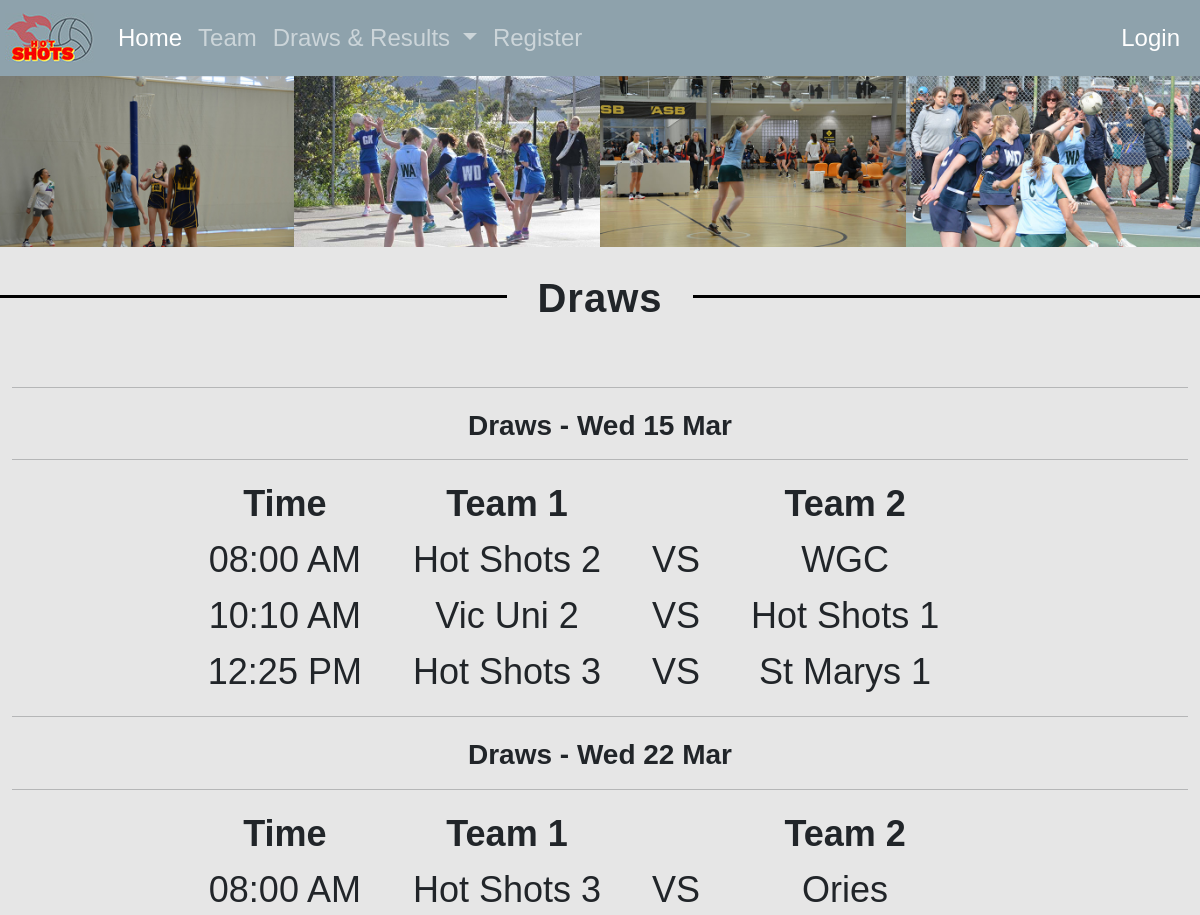
Before: /draws (upper part) with the older database file.
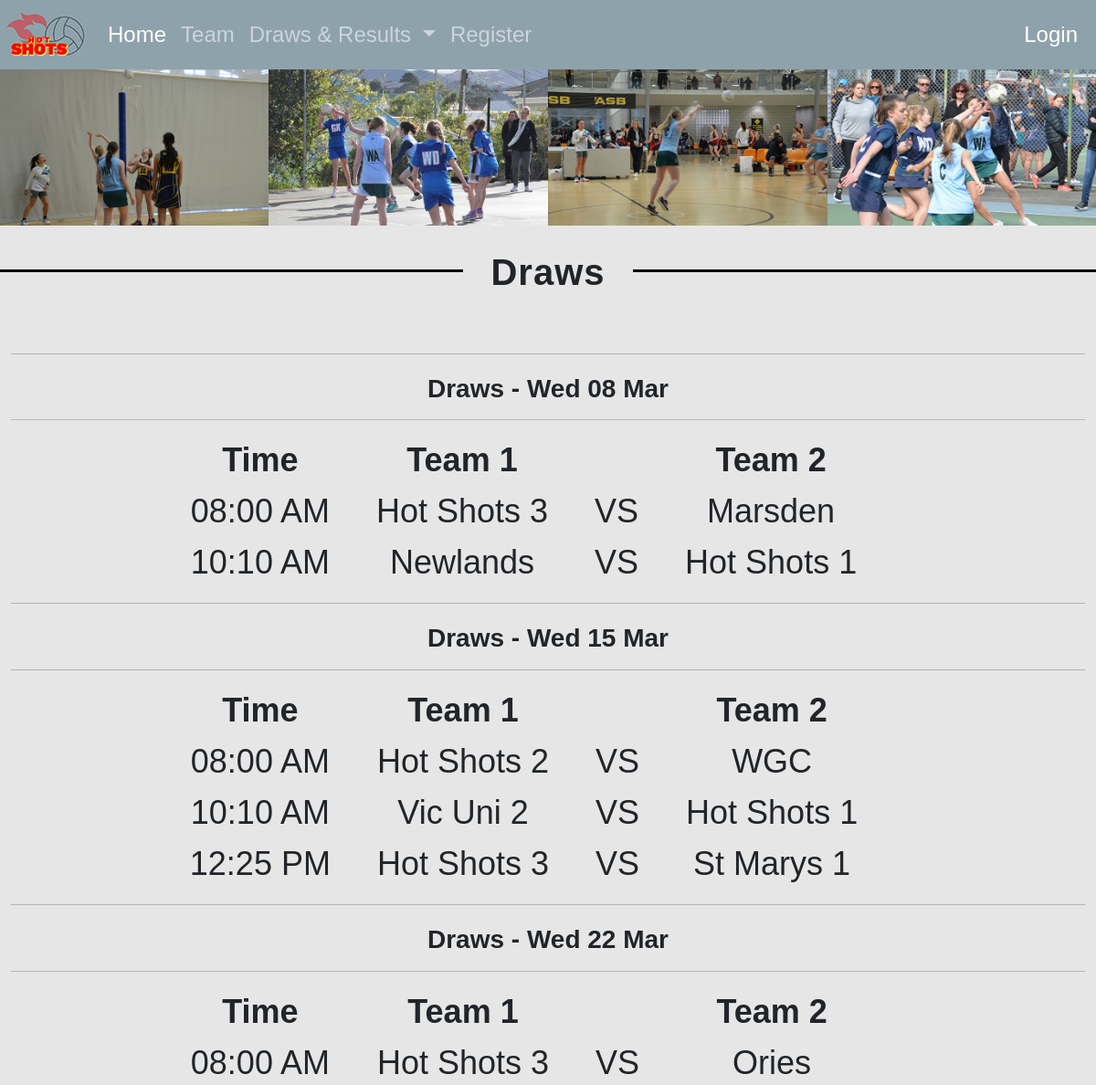
After: the same page with the newer database file.
### tables this page shows
CREATE TABLE game(
     game_id integer primary key autoincrement not null,
     gamedate date not null,
     location text not null,
     team1 text not null ,
     score1 integer,
     team2 text not null,
     score2 integer
);

### server.py (the view)
@app.route('/draws')
def draws():
    sql = """ select game.game_id , game.gamedate, game.team1, game.team2
       from game
       order by game.gamedate ASC
       """
    result = run_search_query_tuples(sql, (), db_path, True)
    print(result)
    return render_template("draws.html", draws=result)

### db_functions.py (called while the page is built)
def run_search_query_tuples(sql_query,values_tuple, file_path, rowfactory=False):
    result = None
    try:
        db = sqlite3.connect(file_path)
        if rowfactory:
            db.row_factory = sqlite3.Row
        cursor = db.cursor()
        cursor.execute(sql_query,values_tuple)
        result = cursor.fetchall()
        cursor.close()
    except sqlite3.Error as error:
        print("Error running search query tuples: {}".format(error))
        return None
    db.close()
    if result is None:
        print("No search values were found")
    return result

### server.py (called while the page is built)
@app.template_filter()
def gameday(sqlite_dt):
    x = datetime.strptime(sqlite_dt, '%Y-%m-%d %H:%M:%S')
    return x.strftime("%a %d %b")

@app.template_filter()
def gametime(sqlite_dt):
    x = datetime.strptime(sqlite_dt, '%Y-%m-%d %H:%M:%S')
    return x.strftime("%I:%M %p")

### templates/draws.html (shortened to what this page needs)
{% extends "layout.html" %}
{% block logo %}
static/images/logo.jpg
{% endblock %}
{% block content %}
<div class = "row">
   <div class = "col-sm-3 draws">
        <img class="img-fluid" src = "static/images/draws1.jpg" alt = "team photo">
    </div>
     <div class = "col-sm-3 draws">
        <img class="img-fluid" src = "static/images/draws2.jpg" alt = "team photo">
    </div>
     <div class = "col-sm-3 draws">
        <img class="img-fluid" src = "static/images/draws4.jpg" alt = "team photo">
    </div>
     <div class = "col-sm-3 draws">
        <img class="img-fluid" src = "static/images/draws3.jpg" alt = "team photo">
    </div>
      </div>
<div class='hr top'>
    <span class='hr-title'>Draws</span>
  </div>
<div class="container">
      {% set ns=namespace(gameda="") %}
{% for row in draws %}
      {% if row['gamedate'] | gameday != ns.gameda %}
            {% if not loop.first %}
            </table>
            {% endif %}
                <hr>
                <h3 class="labels">Draws - {{ row['gamedate'] | gameday}} </h3>
                <hr>
                <table class="draws_table">
                <tr>
                <th class="th" >Time</th>
                <th class="th">Team 1</th>
                <th class="th"></th>
                <th class="th">Team 2</th>
                <th class="th2"></th>
                <th class="th2"></th>
                </tr>
            {% set ns.gameda = row['gamedate'] | gameday %}
      {% endif %}
          <tr>
            <td class="td">{{row['gamedate'] | gametime }}</td>
            <td class="td">{{row['team1']}}</td>
            <td class="td">VS</td>
            <td class="td">{{row['team2']}}</td>
          </tr>
    {% endfor %}
      </table>
</div>
{% endblock %}

Changed rows visible on the page:
added game: gamedate|gameday "Wed 08 Mar", gamedate|gametime "08:00 AM", team1 "Hot Shots 3", team2 "Marsden"
added game: gamedate|gametime "10:10 AM", team1 "Newlands", team2 "Hot Shots 1"
